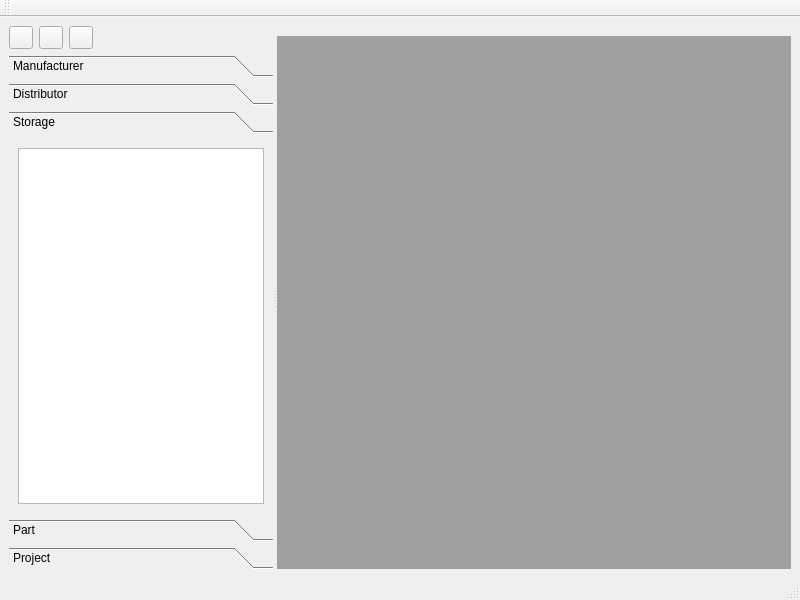
<?xml version="1.0" encoding="UTF-8"?>
<ui version="4.0">
 <class>cMainWindow</class>
 <widget class="QMainWindow" name="cMainWindow">
  <property name="geometry">
   <rect>
    <x>0</x>
    <y>0</y>
    <width>800</width>
    <height>600</height>
   </rect>
  </property>
  <property name="windowTitle">
   <string/>
  </property>
  <widget class="QWidget" name="centralwidget">
   <layout class="QGridLayout" name="gridLayout">
    <item row="0" column="0">
     <widget class="QSplitter" name="m_splitter">
      <property name="orientation">
       <enum>Qt::Horizontal</enum>
      </property>
      <widget class="QWidget" name="verticalLayoutWidget">
       <layout class="QVBoxLayout" name="verticalLayout">
        <item>
         <layout class="QHBoxLayout" name="m_buttonLayout">
          <item>
           <widget class="QToolButton" name="m_listAdd">
            <property name="text">
             <string/>
            </property>
            <property name="toolButtonStyle">
             <enum>Qt::ToolButtonIconOnly</enum>
            </property>
           </widget>
          </item>
          <item>
           <widget class="QToolButton" name="m_listEdit">
            <property name="text">
             <string/>
            </property>
           </widget>
          </item>
          <item>
           <widget class="QToolButton" name="m_listRemove">
            <property name="text">
             <string/>
            </property>
           </widget>
          </item>
          <item>
           <spacer name="horizontalSpacer">
            <property name="orientation">
             <enum>Qt::Horizontal</enum>
            </property>
            <property name="sizeHint" stdset="0">
             <size>
              <width>40</width>
              <height>20</height>
             </size>
            </property>
           </spacer>
          </item>
         </layout>
        </item>
        <item>
         <widget class="QToolBox" name="m_toolBox">
          <property name="currentIndex">
           <number>2</number>
          </property>
          <widget class="QWidget" name="m_manufacturerListTab">
           <property name="geometry">
            <rect>
             <x>0</x>
             <y>0</y>
             <width>89</width>
             <height>362</height>
            </rect>
           </property>
           <attribute name="label">
            <string>Manufacturer</string>
           </attribute>
           <layout class="QGridLayout" name="gridLayout_2">
            <item row="0" column="0">
             <widget class="QTreeView" name="m_manufacturerList">
              <property name="contextMenuPolicy">
               <enum>Qt::CustomContextMenu</enum>
              </property>
              <property name="editTriggers">
               <set>QAbstractItemView::EditKeyPressed</set>
              </property>
              <property name="rootIsDecorated">
               <bool>false</bool>
              </property>
              <attribute name="headerVisible">
               <bool>false</bool>
              </attribute>
             </widget>
            </item>
           </layout>
          </widget>
          <widget class="QWidget" name="m_distributorListTab">
           <property name="geometry">
            <rect>
             <x>0</x>
             <y>0</y>
             <width>89</width>
             <height>362</height>
            </rect>
           </property>
           <attribute name="label">
            <string>Distributor</string>
           </attribute>
           <layout class="QGridLayout" name="gridLayout_3">
            <item row="0" column="0">
             <widget class="QTreeView" name="m_distributorList">
              <property name="contextMenuPolicy">
               <enum>Qt::CustomContextMenu</enum>
              </property>
              <property name="editTriggers">
               <set>QAbstractItemView::EditKeyPressed</set>
              </property>
              <property name="rootIsDecorated">
               <bool>false</bool>
              </property>
              <property name="headerHidden">
               <bool>true</bool>
              </property>
             </widget>
            </item>
           </layout>
          </widget>
          <widget class="QWidget" name="m_storage">
           <property name="geometry">
            <rect>
             <x>0</x>
             <y>0</y>
             <width>89</width>
             <height>362</height>
            </rect>
           </property>
           <attribute name="label">
            <string>Storage</string>
           </attribute>
           <layout class="QGridLayout" name="gridLayout_4">
            <item row="0" column="0">
             <widget class="QTreeView" name="m_storageList">
              <property name="rootIsDecorated">
               <bool>true</bool>
              </property>
              <attribute name="headerVisible">
               <bool>false</bool>
              </attribute>
             </widget>
            </item>
           </layout>
          </widget>
          <widget class="QWidget" name="m_partListTab">
           <property name="geometry">
            <rect>
             <x>0</x>
             <y>0</y>
             <width>89</width>
             <height>362</height>
            </rect>
           </property>
           <attribute name="label">
            <string>Part</string>
           </attribute>
          </widget>
          <widget class="QWidget" name="m_projectListTab">
           <property name="geometry">
            <rect>
             <x>0</x>
             <y>0</y>
             <width>89</width>
             <height>362</height>
            </rect>
           </property>
           <attribute name="label">
            <string>Project</string>
           </attribute>
          </widget>
         </widget>
        </item>
       </layout>
      </widget>
      <widget class="QWidget" name="verticalLayoutWidget_2">
       <layout class="QVBoxLayout" name="verticalLayout_2" stretch="0,99">
        <item>
         <widget class="QTabWidget" name="m_mainTab">
          <property name="currentIndex">
           <number>-1</number>
          </property>
          <property name="documentMode">
           <bool>true</bool>
          </property>
          <property name="tabsClosable">
           <bool>true</bool>
          </property>
          <property name="movable">
           <bool>true</bool>
          </property>
         </widget>
        </item>
        <item>
         <widget class="QMdiArea" name="m_mdiArea"/>
        </item>
       </layout>
      </widget>
     </widget>
    </item>
   </layout>
  </widget>
  <widget class="QMenuBar" name="m_menuBar">
   <property name="geometry">
    <rect>
     <x>0</x>
     <y>0</y>
     <width>800</width>
     <height>21</height>
    </rect>
   </property>
  </widget>
  <widget class="QStatusBar" name="m_statusBar"/>
  <widget class="QToolBar" name="m_toolBar">
   <property name="windowTitle">
    <string>toolBar</string>
   </property>
   <attribute name="toolBarArea">
    <enum>TopToolBarArea</enum>
   </attribute>
   <attribute name="toolBarBreak">
    <bool>false</bool>
   </attribute>
  </widget>
 </widget>
 <resources/>
 <connections/>
</ui>
